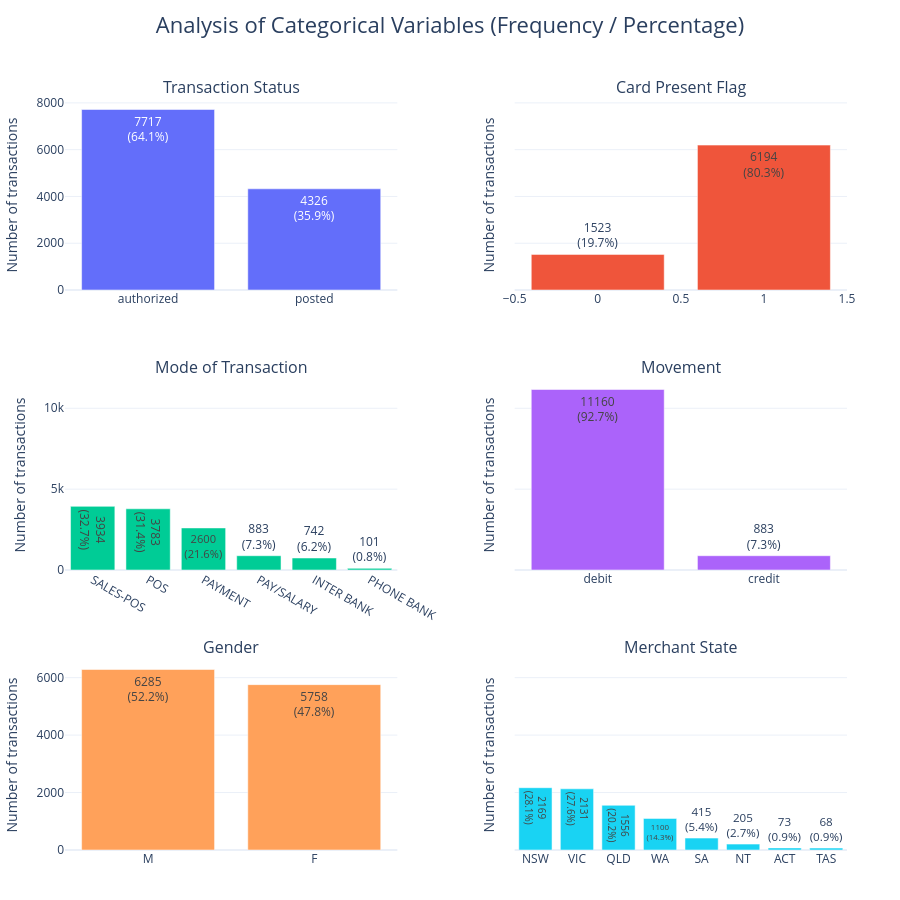

Notebook code for this chart:
### Markdown cell above
# 4.3   Analysis of Categorical Variables (Frequency / Percentage)

### Code cell
# Configuration and Data Setup
columns_of_interest = ['status', 'card_present_flag', 'txn_description' , 'movement' , 'gender', 'merchant_state']
column_names = ['Transaction Status', 'Card Present Flag', 'Mode of Transaction' , 'Movement', 'Gender', 'Merchant State']

plot_title = "Analysis of Categorical Variables (Frequency / Percentage)"

# Subplot initialization - Number of rows and columns for the sublots
cols = 2
rows = math.ceil(len(columns_of_interest) / cols)

# Cleaned-up subplot titles
subplot_titles = column_names

fig = make_subplots(
    rows=rows, 
    cols=cols,
    subplot_titles=subplot_titles,
    horizontal_spacing=0.15, 
    vertical_spacing=0.12, shared_yaxes=True)

# Populate Subplots Dynamically
for index, col_name in enumerate(columns_of_interest):
    # Calculate row and column positions
    row = (index // cols) + 1
    col = (index % cols) + 1
    
    # Compute counts once to optimize performance
    counts = df_cleaned[col_name].value_counts()
    percentages = df_cleaned[col_name].value_counts(normalize=True) * 100
    
    # Generate text labels (e.g., "42 (15%)")
    text_labels = [f"{count}<br>({pct:.1f}%)" for count, pct in zip(counts, percentages)]
    
    fig.add_trace(go.Bar(x=counts.index, y=counts, name=col_name,
            text=text_labels, textposition='auto',
            hovertemplate="<b>Category:</b> %{x}<br><b>Count:</b> %{y}<extra></extra>"), 
            row=row, col=col)

# Global Layout and Styling Customization
fig.update_layout(title=dict(text=plot_title, 
        x=0.5, y=0.98, 
        xanchor='center', yanchor='top'), 
        title_font_size=22, 
        showlegend=False, 
        height=300 * rows,  # Scales perfectly with the number of rows
        margin=dict(l=50, r=50, t=100, b=50),
        template="plotly_white",  # Clean, modern aesthetic
        )

# Links all y-axes to scale together when you zoom or pan
fig.update_yaxes(title_text="Number of transactions")

fig.show()

### Figure 1 — Plotly figure (JSON) as saved in the notebook; plotly's stock layout.template omitted (floating-point values rounded to 4 significant figures)
{"data": [{"hovertemplate": "<b>Category:</b> %{x}<br><b>Count:</b> %{y}<extra></extra>", "name": "status", "text": ["7717<br>(64.1%)", "4326<br>(35.9%)"], "textposition": "auto", "type": "bar", "x": ["authorized", "posted"], "xaxis": "x", "y": [7717, 4326], "yaxis": "y"}, {"hovertemplate": "<b>Category:</b> %{x}<br><b>Count:</b> %{y}<extra></extra>", "name": "card_present_flag", "text": ["6194<br>(80.3%)", "1523<br>(19.7%)"], "textposition": "auto", "type": "bar", "x": [1, 0], "xaxis": "x2", "y": [6194, 1523], "yaxis": "y2"}, {"hovertemplate": "<b>Category:</b> %{x}<br><b>Count:</b> %{y}<extra></extra>", "name": "txn_description", "text": ["3934<br>(32.7%)", "3783<br>(31.4%)", "2600<br>(21.6%)", "883<br>(7.3%)", "742<br>(6.2%)", "101<br>(0.8%)"], "textposition": "auto", "type": "bar", "x": ["SALES-POS", "POS", "PAYMENT", "PAY/SALARY", "INTER BANK", "PHONE BANK"], "xaxis": "x3", "y": [3934, 3783, 2600, 883, 742, 101], "yaxis": "y3"}, {"hovertemplate": "<b>Category:</b> %{x}<br><b>Count:</b> %{y}<extra></extra>", "name": "movement", "text": ["11160<br>(92.7%)", "883<br>(7.3%)"], "textposition": "auto", "type": "bar", "x": ["debit", "credit"], "xaxis": "x4", "y": [11160, 883], "yaxis": "y4"}, {"hovertemplate": "<b>Category:</b> %{x}<br><b>Count:</b> %{y}<extra></extra>", "name": "gender", "text": ["6285<br>(52.2%)", "5758<br>(47.8%)"], "textposition": "auto", "type": "bar", "x": ["M", "F"], "xaxis": "x5", "y": [6285, 5758], "yaxis": "y5"}, {"hovertemplate": "<b>Category:</b> %{x}<br><b>Count:</b> %{y}<extra></extra>", "name": "merchant_state", "text": ["2169<br>(28.1%)", "2131<br>(27.6%)", "1556<br>(20.2%)", "1100<br>(14.3%)", "415<br>(5.4%)", "205<br>(2.7%)", "73<br>(0.9%)", "68<br>(0.9%)"], "textposition": "auto", "type": "bar", "x": ["NSW", "VIC", "QLD", "WA", "SA", "NT", "ACT", "TAS"], "xaxis": "x6", "y": [2169, 2131, 1556, 1100, 415, 205, 73, 68], "yaxis": "y6"}], "layout": {"annotations": [{"font": {"size": 16}, "showarrow": false, "text": "Transaction Status", "x": 0.2125, "xanchor": "center", "xref": "paper", "y": 1, "yanchor": "bottom", "yref": "paper"}, {"font": {"size": 16}, "showarrow": false, "text": "Card Present Flag", "x": 0.7875, "xanchor": "center", "xref": "paper", "y": 1, "yanchor": "bottom", "yref": "paper"}, {"font": {"size": 16}, "showarrow": false, "text": "Mode of Transaction", "x": 0.2125, "xanchor": "center", "xref": "paper", "y": 0.6267, "yanchor": "bottom", "yref": "paper"}, {"font": {"size": 16}, "showarrow": false, "text": "Movement", "x": 0.7875, "xanchor": "center", "xref": "paper", "y": 0.6267, "yanchor": "bottom", "yref": "paper"}, {"font": {"size": 16}, "showarrow": false, "text": "Gender", "x": 0.2125, "xanchor": "center", "xref": "paper", "y": 0.2533, "yanchor": "bottom", "yref": "paper"}, {"font": {"size": 16}, "showarrow": false, "text": "Merchant State", "x": 0.7875, "xanchor": "center", "xref": "paper", "y": 0.2533, "yanchor": "bottom", "yref": "paper"}], "height": 900, "margin": {"b": 50, "l": 50, "r": 50, "t": 100}, "showlegend": false, "title": {"font": {"size": 22}, "text": "Analysis of Categorical Variables (Frequency / Percentage)", "x": 0.5, "xanchor": "center", "y": 0.98, "yanchor": "top"}, "xaxis": {"anchor": "y", "domain": [0, 0.425]}, "xaxis2": {"anchor": "y2", "domain": [0.575, 1]}, "xaxis3": {"anchor": "y3", "domain": [0, 0.425]}, "xaxis4": {"anchor": "y4", "domain": [0.575, 1]}, "xaxis5": {"anchor": "y5", "domain": [0, 0.425]}, "xaxis6": {"anchor": "y6", "domain": [0.575, 1]}, "yaxis": {"anchor": "x", "domain": [0.7467, 1], "title": {"text": "Number of transactions"}}, "yaxis2": {"anchor": "x2", "domain": [0.7467, 1], "matches": "y", "showticklabels": false, "title": {"text": "Number of transactions"}}, "yaxis3": {"anchor": "x3", "domain": [0.3733, 0.6267], "title": {"text": "Number of transactions"}}, "yaxis4": {"anchor": "x4", "domain": [0.3733, 0.6267], "matches": "y3", "showticklabels": false, "title": {"text": "Number of transactions"}}, "yaxis5": {"anchor": "x5", "domain": [0, 0.2533], "title": {"text": "Number of transactions"}}, "yaxis6": {"anchor": "x6", "domain": [0, 0.2533], "matches": "y5", "showticklabels": false, "title": {"text": "Number of transactions"}}}}
